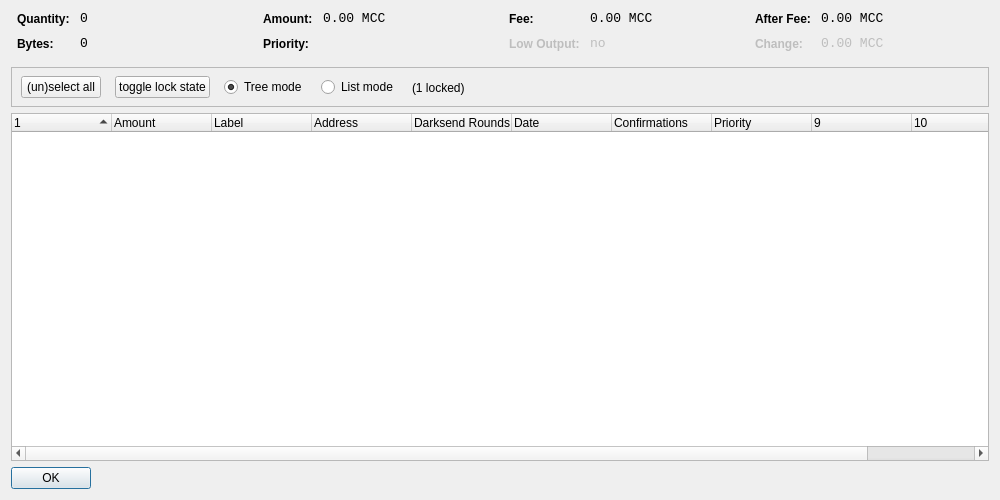
<?xml version="1.0" encoding="UTF-8"?>
<ui version="4.0">
 <class>CoinControlDialog</class>
 <widget class="QDialog" name="CoinControlDialog">
  <property name="geometry">
   <rect>
    <x>0</x>
    <y>0</y>
    <width>1000</width>
    <height>500</height>
   </rect>
  </property>
  <property name="windowTitle">
   <string>Coin Control</string>
  </property>
  <layout class="QVBoxLayout" name="verticalLayout">
   <item>
    <layout class="QHBoxLayout" name="horizontalLayoutTop" stretch="0,0,0,0">
     <property name="topMargin">
      <number>0</number>
     </property>
     <property name="bottomMargin">
      <number>10</number>
     </property>
     <item>
      <layout class="QFormLayout" name="formLayoutCoinControl1">
       <property name="horizontalSpacing">
        <number>10</number>
       </property>
       <property name="verticalSpacing">
        <number>10</number>
       </property>
       <property name="leftMargin">
        <number>6</number>
       </property>
       <property name="rightMargin">
        <number>6</number>
       </property>
       <item row="0" column="0">
        <widget class="QLabel" name="labelCoinControlQuantityText">
         <property name="styleSheet">
          <string notr="true">font-weight:bold;</string>
         </property>
         <property name="text">
          <string>Quantity:</string>
         </property>
        </widget>
       </item>
       <item row="0" column="1">
        <widget class="QLabel" name="labelCoinControlQuantity">
         <property name="font">
          <font>
           <family>Monospace</family>
           <pointsize>10</pointsize>
          </font>
         </property>
         <property name="cursor">
          <cursorShape>IBeamCursor</cursorShape>
         </property>
         <property name="contextMenuPolicy">
          <enum>Qt::ActionsContextMenu</enum>
         </property>
         <property name="text">
          <string notr="true">0</string>
         </property>
         <property name="textInteractionFlags">
          <set>Qt::LinksAccessibleByMouse|Qt::TextSelectableByKeyboard|Qt::TextSelectableByMouse</set>
         </property>
        </widget>
       </item>
       <item row="1" column="0">
        <widget class="QLabel" name="labelCoinControlBytesText">
         <property name="styleSheet">
          <string notr="true">font-weight:bold;</string>
         </property>
         <property name="text">
          <string>Bytes:</string>
         </property>
        </widget>
       </item>
       <item row="1" column="1">
        <widget class="QLabel" name="labelCoinControlBytes">
         <property name="font">
          <font>
           <family>Monospace</family>
           <pointsize>10</pointsize>
          </font>
         </property>
         <property name="cursor">
          <cursorShape>IBeamCursor</cursorShape>
         </property>
         <property name="contextMenuPolicy">
          <enum>Qt::ActionsContextMenu</enum>
         </property>
         <property name="text">
          <string notr="true">0</string>
         </property>
         <property name="textInteractionFlags">
          <set>Qt::LinksAccessibleByMouse|Qt::TextSelectableByKeyboard|Qt::TextSelectableByMouse</set>
         </property>
        </widget>
       </item>
      </layout>
     </item>
     <item>
      <layout class="QFormLayout" name="formLayoutCoinControl2">
       <property name="horizontalSpacing">
        <number>10</number>
       </property>
       <property name="verticalSpacing">
        <number>10</number>
       </property>
       <property name="leftMargin">
        <number>6</number>
       </property>
       <property name="rightMargin">
        <number>6</number>
       </property>
       <item row="0" column="0">
        <widget class="QLabel" name="labelCoinControlAmountText">
         <property name="styleSheet">
          <string notr="true">font-weight:bold;</string>
         </property>
         <property name="text">
          <string>Amount:</string>
         </property>
        </widget>
       </item>
       <item row="0" column="1">
        <widget class="QLabel" name="labelCoinControlAmount">
         <property name="font">
          <font>
           <family>Monospace</family>
           <pointsize>10</pointsize>
          </font>
         </property>
         <property name="cursor">
          <cursorShape>IBeamCursor</cursorShape>
         </property>
         <property name="contextMenuPolicy">
          <enum>Qt::ActionsContextMenu</enum>
         </property>
         <property name="text">
          <string notr="true">0.00 MCC</string>
         </property>
         <property name="textInteractionFlags">
          <set>Qt::LinksAccessibleByMouse|Qt::TextSelectableByKeyboard|Qt::TextSelectableByMouse</set>
         </property>
        </widget>
       </item>
       <item row="1" column="0">
        <widget class="QLabel" name="labelCoinControlPriorityText">
         <property name="styleSheet">
          <string notr="true">font-weight:bold;</string>
         </property>
         <property name="text">
          <string>Priority:</string>
         </property>
        </widget>
       </item>
       <item row="1" column="1">
        <widget class="QLabel" name="labelCoinControlPriority">
         <property name="font">
          <font>
           <family>Monospace</family>
           <pointsize>10</pointsize>
          </font>
         </property>
         <property name="cursor">
          <cursorShape>IBeamCursor</cursorShape>
         </property>
         <property name="contextMenuPolicy">
          <enum>Qt::ActionsContextMenu</enum>
         </property>
         <property name="text">
          <string/>
         </property>
         <property name="textInteractionFlags">
          <set>Qt::LinksAccessibleByMouse|Qt::TextSelectableByKeyboard|Qt::TextSelectableByMouse</set>
         </property>
        </widget>
       </item>
      </layout>
     </item>
     <item>
      <layout class="QFormLayout" name="formLayoutCoinControl3">
       <property name="horizontalSpacing">
        <number>10</number>
       </property>
       <property name="verticalSpacing">
        <number>10</number>
       </property>
       <property name="leftMargin">
        <number>6</number>
       </property>
       <property name="rightMargin">
        <number>6</number>
       </property>
       <item row="0" column="0">
        <widget class="QLabel" name="labelCoinControlFeeText">
         <property name="styleSheet">
          <string notr="true">font-weight:bold;</string>
         </property>
         <property name="text">
          <string>Fee:</string>
         </property>
        </widget>
       </item>
       <item row="0" column="1">
        <widget class="QLabel" name="labelCoinControlFee">
         <property name="font">
          <font>
           <family>Monospace</family>
           <pointsize>10</pointsize>
          </font>
         </property>
         <property name="cursor">
          <cursorShape>IBeamCursor</cursorShape>
         </property>
         <property name="contextMenuPolicy">
          <enum>Qt::ActionsContextMenu</enum>
         </property>
         <property name="text">
          <string notr="true">0.00 MCC</string>
         </property>
         <property name="textInteractionFlags">
          <set>Qt::LinksAccessibleByMouse|Qt::TextSelectableByKeyboard|Qt::TextSelectableByMouse</set>
         </property>
        </widget>
       </item>
       <item row="1" column="0">
        <widget class="QLabel" name="labelCoinControlLowOutputText">
         <property name="enabled">
          <bool>false</bool>
         </property>
         <property name="styleSheet">
          <string notr="true">font-weight:bold;</string>
         </property>
         <property name="text">
          <string>Low Output:</string>
         </property>
        </widget>
       </item>
       <item row="1" column="1">
        <widget class="QLabel" name="labelCoinControlLowOutput">
         <property name="enabled">
          <bool>false</bool>
         </property>
         <property name="font">
          <font>
           <family>Monospace</family>
           <pointsize>10</pointsize>
          </font>
         </property>
         <property name="cursor">
          <cursorShape>IBeamCursor</cursorShape>
         </property>
         <property name="contextMenuPolicy">
          <enum>Qt::ActionsContextMenu</enum>
         </property>
         <property name="text">
          <string notr="true">no</string>
         </property>
         <property name="textInteractionFlags">
          <set>Qt::LinksAccessibleByMouse|Qt::TextSelectableByKeyboard|Qt::TextSelectableByMouse</set>
         </property>
        </widget>
       </item>
      </layout>
     </item>
     <item>
      <layout class="QFormLayout" name="formLayoutCoinControl4">
       <property name="horizontalSpacing">
        <number>10</number>
       </property>
       <property name="verticalSpacing">
        <number>10</number>
       </property>
       <property name="leftMargin">
        <number>6</number>
       </property>
       <property name="rightMargin">
        <number>6</number>
       </property>
       <item row="0" column="0">
        <widget class="QLabel" name="labelCoinControlAfterFeeText">
         <property name="styleSheet">
          <string notr="true">font-weight:bold;</string>
         </property>
         <property name="text">
          <string>After Fee:</string>
         </property>
        </widget>
       </item>
       <item row="0" column="1">
        <widget class="QLabel" name="labelCoinControlAfterFee">
         <property name="font">
          <font>
           <family>Monospace</family>
           <pointsize>10</pointsize>
          </font>
         </property>
         <property name="cursor">
          <cursorShape>IBeamCursor</cursorShape>
         </property>
         <property name="contextMenuPolicy">
          <enum>Qt::ActionsContextMenu</enum>
         </property>
         <property name="text">
          <string notr="true">0.00 MCC</string>
         </property>
         <property name="textInteractionFlags">
          <set>Qt::LinksAccessibleByMouse|Qt::TextSelectableByKeyboard|Qt::TextSelectableByMouse</set>
         </property>
        </widget>
       </item>
       <item row="1" column="0">
        <widget class="QLabel" name="labelCoinControlChangeText">
         <property name="enabled">
          <bool>false</bool>
         </property>
         <property name="styleSheet">
          <string notr="true">font-weight:bold;</string>
         </property>
         <property name="text">
          <string>Change:</string>
         </property>
        </widget>
       </item>
       <item row="1" column="1">
        <widget class="QLabel" name="labelCoinControlChange">
         <property name="enabled">
          <bool>false</bool>
         </property>
         <property name="font">
          <font>
           <family>Monospace</family>
           <pointsize>10</pointsize>
          </font>
         </property>
         <property name="cursor">
          <cursorShape>IBeamCursor</cursorShape>
         </property>
         <property name="contextMenuPolicy">
          <enum>Qt::ActionsContextMenu</enum>
         </property>
         <property name="text">
          <string notr="true">0.00 MCC</string>
         </property>
         <property name="textInteractionFlags">
          <set>Qt::LinksAccessibleByMouse|Qt::TextSelectableByKeyboard|Qt::TextSelectableByMouse</set>
         </property>
        </widget>
       </item>
      </layout>
     </item>
    </layout>
   </item>
   <item>
    <widget class="QFrame" name="frame">
     <property name="minimumSize">
      <size>
       <width>0</width>
       <height>40</height>
      </size>
     </property>
     <property name="frameShape">
      <enum>QFrame::StyledPanel</enum>
     </property>
     <property name="frameShadow">
      <enum>QFrame::Sunken</enum>
     </property>
     <widget class="QWidget" name="horizontalLayoutWidget">
      <property name="geometry">
       <rect>
        <x>10</x>
        <y>0</y>
        <width>781</width>
        <height>41</height>
       </rect>
      </property>
      <layout class="QHBoxLayout" name="horizontalLayoutPanel" stretch="0,0,0,0,0">
       <property name="spacing">
        <number>14</number>
       </property>
       <item>
        <widget class="QPushButton" name="pushButtonSelectAll">
         <property name="sizePolicy">
          <sizepolicy hsizetype="Maximum" vsizetype="Fixed">
           <horstretch>0</horstretch>
           <verstretch>0</verstretch>
          </sizepolicy>
         </property>
         <property name="text">
          <string>(un)select all</string>
         </property>
        </widget>
       </item>
        <item>
         <widget class="QPushButton" name="pushButtonToggleLock">
          <property name="sizePolicy">
           <sizepolicy hsizetype="Maximum" vsizetype="Fixed">
            <horstretch>0</horstretch>
            <verstretch>0</verstretch>
           </sizepolicy>
          </property>
          <property name="text">
           <string>toggle lock state</string>
          </property>
          <property name="autoDefault">
           <bool>false</bool>
          </property>
         </widget>
        </item>
       <item>
        <widget class="QRadioButton" name="radioTreeMode">
         <property name="sizePolicy">
          <sizepolicy hsizetype="Maximum" vsizetype="Fixed">
           <horstretch>0</horstretch>
           <verstretch>0</verstretch>
          </sizepolicy>
         </property>
         <property name="text">
          <string>Tree mode</string>
         </property>
         <property name="checked">
          <bool>true</bool>
         </property>
        </widget>
       </item>
       <item>
        <widget class="QRadioButton" name="radioListMode">
         <property name="sizePolicy">
          <sizepolicy hsizetype="Maximum" vsizetype="Fixed">
           <horstretch>0</horstretch>
           <verstretch>0</verstretch>
          </sizepolicy>
         </property>
         <property name="text">
          <string>List mode</string>
         </property>
        </widget>
       </item>
        <item>
         <widget class="QLabel" name="labelLocked">
          <property name="text">
           <string>(1 locked)</string>
          </property>
         </widget>
        </item>
       <item>
        <spacer name="horizontalSpacer">
         <property name="orientation">
          <enum>Qt::Horizontal</enum>
         </property>
         <property name="sizeHint" stdset="0">
          <size>
           <width>40</width>
           <height>20</height>
          </size>
         </property>
        </spacer>
       </item>
      </layout>
     </widget>
    </widget>
   </item>
   <item>
    <widget class="CoinControlTreeWidget" name="treeWidget">
     <property name="contextMenuPolicy">
      <enum>Qt::CustomContextMenu</enum>
     </property>
     <property name="sortingEnabled">
      <bool>false</bool>
     </property>
     <property name="columnCount">
      <number>11</number>
     </property>
     <attribute name="headerShowSortIndicator" stdset="0">
      <bool>true</bool>
     </attribute>
     <attribute name="headerStretchLastSection">
      <bool>false</bool>
     </attribute>
     <column>
      <property name="text">
       <string/>
      </property>
     </column>
     <column>
      <property name="text">
       <string>Amount</string>
      </property>
     </column>
     <column>
      <property name="text">
       <string>Label</string>
      </property>
     </column>
     <column>
      <property name="text">
       <string>Address</string>
      </property>
     </column>
     <column>
      <property name="text">
       <string>Darksend Rounds</string>
      </property>
    </column>
     <column>
      <property name="text">
       <string>Date</string>
      </property>
     </column>
     <column>
      <property name="text">
       <string>Confirmations</string>
      </property>
      <property name="toolTip">
       <string>Confirmed</string>
      </property>
     </column>
     <column>
      <property name="text">
       <string>Priority</string>
      </property>
     </column>
     <column>
      <property name="text">
       <string/>
      </property>
     </column>
     <column>
      <property name="text">
       <string/>
      </property>
     </column>
     <column>
      <property name="text">
       <string/>
      </property>
     </column>
     <column>
      <property name="text">
       <string/>
      </property>
     </column>
    </widget>
   </item>
   <item>
    <widget class="QDialogButtonBox" name="buttonBox">
     <property name="sizePolicy">
      <sizepolicy hsizetype="Maximum" vsizetype="Fixed">
       <horstretch>0</horstretch>
       <verstretch>0</verstretch>
      </sizepolicy>
     </property>
     <property name="orientation">
      <enum>Qt::Horizontal</enum>
     </property>
     <property name="standardButtons">
      <set>QDialogButtonBox::Ok</set>
     </property>
    </widget>
   </item>
  </layout>
 </widget>
 <customwidgets>
  <customwidget>
   <class>CoinControlTreeWidget</class>
   <extends>QTreeWidget</extends>
   <header>coincontroltreewidget.h</header>
  </customwidget>
 </customwidgets>
 <resources/>
 <connections/>
</ui>
